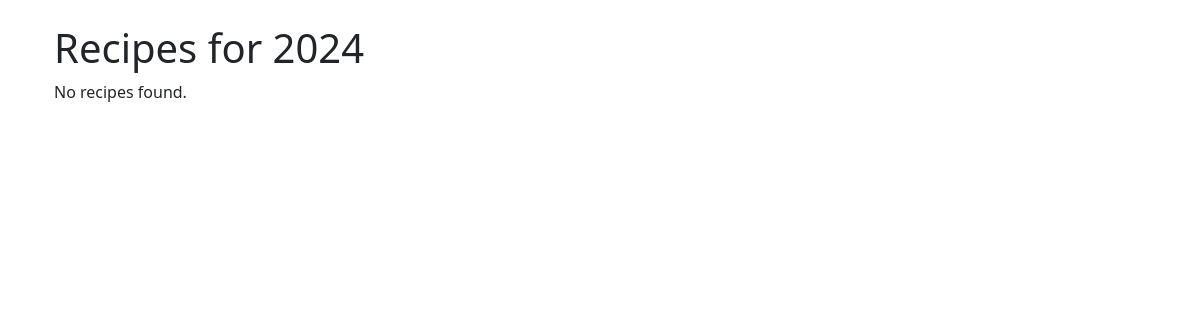
The app's page /, older data.
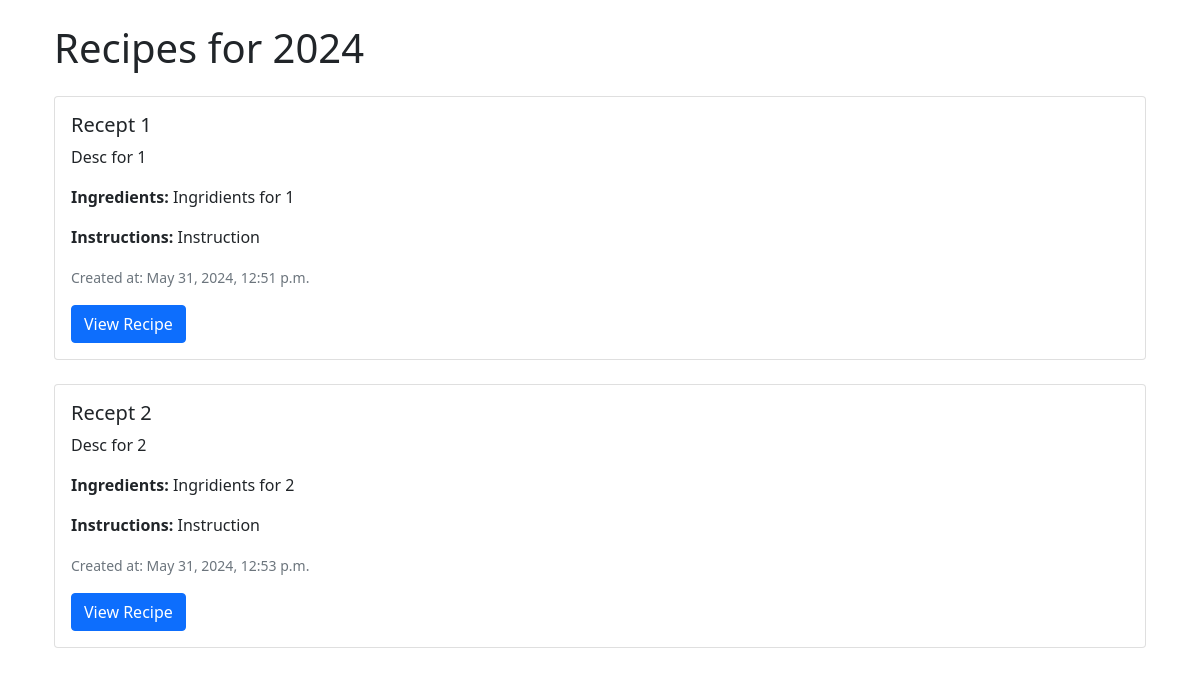
The same page, newer data.
### recipe/models.py (models this page shows, shortened)
class Recipe(models.Model):
    id = models.AutoField(primary_key=True)  # Recipe ID (AutoField)
    title = models.CharField(max_length=255)
    description = models.TextField()
    instructions = models.TextField()
    ingredients = models.TextField()
    created_at = models.DateTimeField(auto_now_add=True)
    updated_at = models.DateTimeField(auto_now=True)
    category = models.ForeignKey(Category, on_delete=models.CASCADE, related_name='categories')

### recipe/views.py (the view)
# urls.py: path('', views.main, name='main'),
def main(request):
    recipes = Recipe.objects.all()
    return render(
        request,
        'main.html',
        {
            'title': 'Home Page',
            'year': datetime.now().year,
            'recipes': recipes,
        }
    )

### recipe/templates/main.html
{% extends 'base.html' %}
{% block content %}
  <div class="container">
    <h1>Recipes for {{ year }}</h1>
    {% for recipe in recipes %}
      <div class="card my-4">
        <div class="card-body">
          <h5 class="card-title">{{ recipe.title }}</h5>
          <p class="card-text">{{ recipe.description }}</p>
          <p class="card-text"><strong>Ingredients:</strong> {{ recipe.ingredients }}</p>
          <p class="card-text"><strong>Instructions:</strong> {{ recipe.instructions }}</p>
          <p class="card-text"><small class="text-muted">Created at: {{ recipe.created_at }}</small></p>
          <a href="{% url 'recipe_detail' recipe.id %}" class="btn btn-primary">View Recipe</a>
        </div>
      </div>
    {% empty %}
      <p>No recipes found.</p>
    {% endfor %}
  </div>
{% endblock %}

### templates/base.html (shortened to what this page needs)
<!DOCTYPE html>
<html>
<head>
    <link rel="stylesheet" href="https://cdn.jsdelivr.net/npm/bootstrap@5.0.0-beta3/dist/css/bootstrap.min.css">
</head>
<body>
    <div class="container mt-4">
        {% block content %}
        {% endblock %}
    </div>
</body>
</html>

Row changes from the older to the newer data that the page shows:
added Recipe: title "Recept 1", description "Desc for 1", ingredients "Ingridients for 1", instructions "Instruction", created_at "May 31, 2024, 12:51 p.m."
added Recipe: title "Recept 2", description "Desc for 2", ingredients "Ingridients for 2", instructions "Instruction", created_at "May 31, 2024, 12:53 p.m."
Text that changed along with them:
text no longer shown: "No recipes found."
